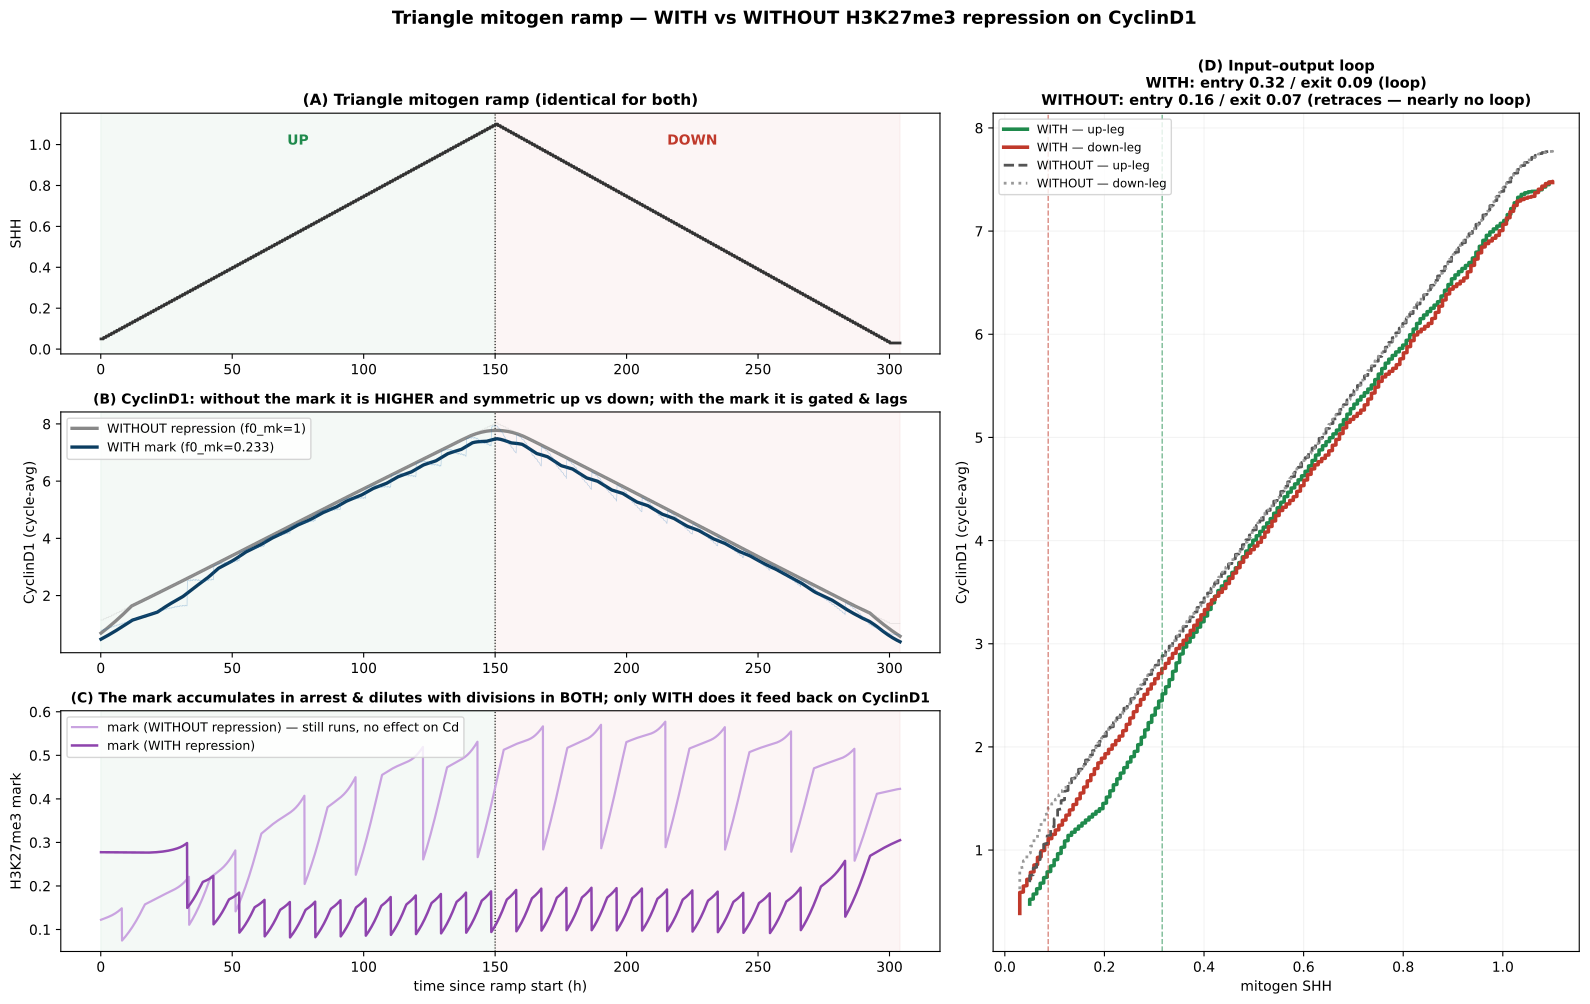

This chart was generated by the following Python code:
"""Triangle mitogen ramp trace, WITH vs WITHOUT H3K27me3 repression on CyclinD1.

Same continuous triangle ramp as sim_ramp_hysteresis_trace, run twice:
  WITH   : f0_mk = 0.233  (mark represses CyclinD1)
  WITHOUT: f0_mk = 1.00   (mark still accumulates/dilutes & EZH2 runs, but R=1 for all Mk -> zero effect on Cd)

Shows directly that the mark is what (a) lowers/gates CyclinD1 and (b) makes entry/exit HISTORY-dependent:
without it the up- and down-legs retrace the same path (entry SHH ~= exit SHH); with it the cell enters
late and exits late (a loop). Caches the two runs for the phase-plot figure.

Run:  ./venv/bin/python simulations/sim_ramp_hysteresis_trace_control.py
"""
import sys, os
sys.path.insert(0, os.path.dirname(os.path.dirname(os.path.abspath(__file__))))
import numpy as np
import matplotlib
matplotlib.use('Agg')
import matplotlib.pyplot as plt
import tellurium as te
from src.build_model_v44_heldt import build_model_v44

CACHE = 'simulations/sim_ramp_hysteresis_trace_control_cache.npz'
LN2 = np.log(2.0)
M = build_model_v44(with_ezh2=True, with_hh=True)
GNP = dict(MYCN_amplification=1.0, Ptch1_copy_number=1.0, p16=0.0, p18=0.464, kSyP21=0.002, HHi=0, EZH2i=0)
DEFAULTS = dict(f0_mk=0.233, mu=0.0005, kTlEZ=0.004, del_mk=0.0007, kDeEZ=0.00015, HU=0.0, k_Cd_translation=0.801)
D_LEG, SHH_LO, SHH_HI, CHUNK = 9000.0, 0.05, 1.10, 60.0
PREEQ = float(min(20000.0, max(3000.0, 4.0 * LN2 / DEFAULTS['kDeEZ'])))
SEL = ['time', 'SHH', 'Cd', 'Mk', 'EZH2', 'mass']

_R = te.loada(M); _R.integrator.setValue('relative_tolerance', 1e-6)
try: _R.integrator.setValue('maximum_num_steps', 100000)
except Exception: pass


def shh_of(t):
    x = t - PREEQ
    if x <= 0: return SHH_LO
    if x <= D_LEG: return SHH_LO + (SHH_HI - SHH_LO) * (x / D_LEG)
    return SHH_HI + (SHH_LO - 0.02 - SHH_HI) * min((x - D_LEG) / D_LEG, 1.0)


def run(f0):
    _R.reset()
    for k, v in GNP.items(): _R[k] = v
    for k, v in DEFAULTS.items(): _R[k] = v
    _R['f0_mk'] = f0
    _R['SHH'] = SHH_LO
    for atol in (1e-8, 1e-7, 1e-6):
        try:
            _R.integrator.setValue('absolute_tolerance', atol); _R.simulate(0, PREEQ, 50, selections=['time']); break
        except Exception: pass
    rows = {s: [] for s in SEL}; t = PREEQ; TEND = PREEQ + 2 * D_LEG + 200
    while t < TEND:
        _R['SHH'] = float(shh_of(t))
        r = None
        for atol in (1e-8, 1e-7, 1e-6):
            try:
                _R.integrator.setValue('absolute_tolerance', atol); r = _R.simulate(t, t + CHUNK, 12, selections=SEL); break
            except Exception: r = None
        if r is None: break
        for s in SEL: rows[s].append(r[s][1:])
        t += CHUNK
    for s in SEL: rows[s] = np.concatenate(rows[s])
    return rows


if not os.path.exists(CACHE):
    W = run(0.233); N = run(1.0)
    np.savez(CACHE, PREEQ=PREEQ, D_LEG=D_LEG,
             **{f'W_{s}': W[s] for s in SEL}, **{f'N_{s}': N[s] for s in SEL})
    print('cached ->', CACHE, flush=True)

z = np.load(CACHE)
D = {'W': {s: z[f'W_{s}'] for s in SEL}, 'N': {s: z[f'N_{s}'] for s in SEL}}
tt = float(z['D_LEG']) / 60.0


def prep(d):
    T = (d['time'] - float(z['PREEQ'])) / 60.0
    dt = np.median(np.diff(d['time'])); w = max(3, int(1400.0 / dt))
    cav = np.convolve(d['Cd'], np.ones(w) / w, mode='same')
    divs = np.where(np.diff(d['mass']) < -0.15 * d['mass'][:-1])[0]
    return T, cav, divs


TW, cavW, dW = prep(D['W']); TN, cavN, dN = prep(D['N'])
up_W = TW <= tt; up_N = TN <= tt
enW = D['W']['SHH'][dW[0]] if len(dW) else np.nan
exW = D['W']['SHH'][dW[(TW[dW] > tt)][-1]] if (TW[dW] > tt).any() else np.nan
enN = D['N']['SHH'][dN[0]] if len(dN) else np.nan
exN = D['N']['SHH'][dN[(TN[dN] > tt)][-1]] if (TN[dN] > tt).any() else np.nan

fig = plt.figure(figsize=(16, 10))
gs = fig.add_gridspec(3, 2, width_ratios=[1.5, 1])
axS = fig.add_subplot(gs[0, 0]); axC = fig.add_subplot(gs[1, 0], sharex=axS); axM = fig.add_subplot(gs[2, 0], sharex=axS)
axL = fig.add_subplot(gs[:, 1])
for a in (axS, axC, axM):
    a.axvspan(0, tt, color='#1f8a4c', alpha=0.05); a.axvspan(tt, TW.max(), color='#c0392b', alpha=0.05); a.axvline(tt, color='k', lw=0.8, ls=':')

# (A) SHH
axS.plot(TW, D['W']['SHH'], color='#333', lw=2)
axS.set_ylabel('SHH'); axS.set_title('(A) Triangle mitogen ramp (identical for both)', fontweight='bold', fontsize=11)
axS.text(tt * 0.5, 1.0, 'UP', color='#1f8a4c', ha='center', fontweight='bold'); axS.text(tt * 1.5, 1.0, 'DOWN', color='#c0392b', ha='center', fontweight='bold')

# (B) CyclinD1 cycle-avg WITH vs WITHOUT
axC.plot(TN, cavN, color='#888', lw=2.4, label='WITHOUT repression (f0_mk=1)')
axC.plot(TW, cavW, color='#0b3d61', lw=2.4, label='WITH mark (f0_mk=0.233)')
axC.plot(TW, D['W']['Cd'], color='#1f6fb0', lw=0.5, alpha=0.3); axC.plot(TN, D['N']['Cd'], color='#aaa', lw=0.5, alpha=0.3)
axC.set_ylabel('CyclinD1 (cycle-avg)'); axC.legend(fontsize=9, loc='upper left')
axC.set_title('(B) CyclinD1: without the mark it is HIGHER and symmetric up vs down; with the mark it is gated & lags', fontweight='bold', fontsize=10)

# (C) mark WITH vs WITHOUT
axM.plot(TN, D['N']['Mk'], color='#c9a3e0', lw=1.6, label='mark (WITHOUT repression) — still runs, no effect on Cd')
axM.plot(TW, D['W']['Mk'], color='#8e44ad', lw=1.8, label='mark (WITH repression)')
axM.set_ylabel('H3K27me3 mark'); axM.set_xlabel('time since ramp start (h)'); axM.legend(fontsize=9, loc='upper left')
axM.set_title('(C) The mark accumulates in arrest & dilutes with divisions in BOTH; only WITH does it feed back on CyclinD1', fontweight='bold', fontsize=10)

# (D) loops
axL.plot(D['W']['SHH'][up_W], cavW[up_W], color='#1f8a4c', lw=2.6, label='WITH — up-leg')
axL.plot(D['W']['SHH'][~up_W], cavW[~up_W], color='#c0392b', lw=2.6, label='WITH — down-leg')
axL.plot(D['N']['SHH'][up_N], cavN[up_N], color='#555', lw=2.0, ls='--', label='WITHOUT — up-leg')
axL.plot(D['N']['SHH'][~up_N], cavN[~up_N], color='#999', lw=2.0, ls=':', label='WITHOUT — down-leg')
for x, c in [(enW, '#1f8a4c'), (exW, '#c0392b')]:
    if np.isfinite(x): axL.axvline(x, color=c, ls='--', lw=1, alpha=0.6)
axL.set_xlabel('mitogen SHH'); axL.set_ylabel('CyclinD1 (cycle-avg)')
axL.set_title(f'(D) Input–output loop\nWITH: entry {enW:.2f} / exit {exW:.2f} (loop)\nWITHOUT: entry {enN:.2f} / exit {exN:.2f} (retraces — nearly no loop)', fontweight='bold', fontsize=10.5)
axL.legend(fontsize=8.5, loc='upper left'); axL.grid(alpha=0.15)

fig.suptitle('Triangle mitogen ramp — WITH vs WITHOUT H3K27me3 repression on CyclinD1', fontsize=13, fontweight='bold', y=1.0)
plt.tight_layout()
plt.savefig('simulations/sim_ramp_hysteresis_trace_control.png', dpi=150, bbox_inches='tight')
plt.savefig('simulations/sim_ramp_hysteresis_trace_control.pdf', bbox_inches='tight')
plt.close()
print(f'WITH   : entry={enW:.3f} exit={exW:.3f} divisions up={int((TW[dW]<=tt).sum())} down={int((TW[dW]>tt).sum())}')
print(f'WITHOUT: entry={enN:.3f} exit={exN:.3f} divisions up={int((TN[dN]<=tt).sum())} down={int((TN[dN]>tt).sum())}')
print('Saved sim_ramp_hysteresis_trace_control.png')
